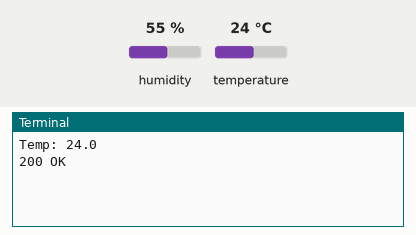
Simulated run of this program. Board: Raspberry Pi (BCM pin numbers). Shown: the last lines printed to the terminal. The inputs (shaded band) are chosen by the test bench; at power-on: temperature 24 °C, humidity 55 %. Web requests get an empty 200 reply after 0.4 s.

Above: at 1.2 s.
1.3 s: temperature set to 12 °C
At 1.71 s:
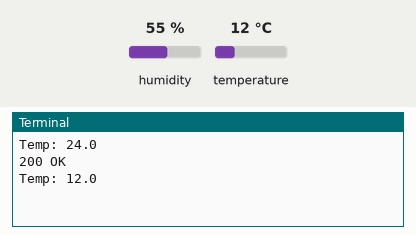
2.8 s: temperature set to 19 °C
At 3.2 s:
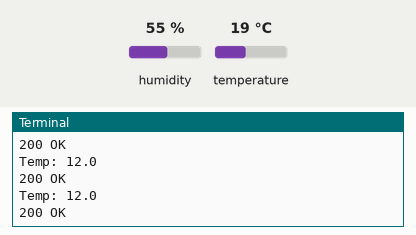
Timing chart, 0 to 5.8 s (numbered marks = the images above; inputs shaded):
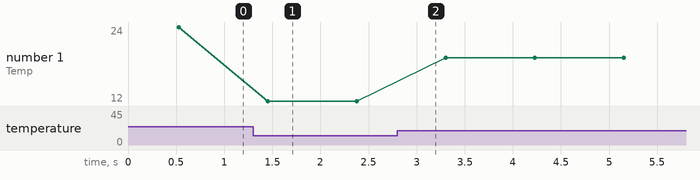

The program:

TS-SMS-TWEET.py
```python
import httplib, urllib
import time, Adafruit_DHT
sleep = 60 # how many seconds to sleep between posts to the channel
key = '0G07MA3RRN5F5SI4'  # Thingspeak channel to update
# Channel No: 336236
def thermometer():
    while True:
        h, t = Adafruit_DHT.read_retry(11,4)
	print "Temp:", t
        params = urllib.urlencode({'field1': t, 'key':key })
        headers = {"Content-typZZe": "application/x-www-form-urlencoded","Accept": "text/plain"}
        conn = httplib.HTTPConnection("api.thingspeak.com:80")
        try:
            conn.request("POST", "/update", params, headers)
            response = conn.getresponse()
            print response.status, response.reason
            data = response.read()
            conn.close()
        except:
            print "connection failed"

thermometer()
```

Measured:
- after the input at 1.3 s, the terminal: prints a new line after 0.15 s (image 1)
- plotted number 1: 24 → 12 after the input at 1.3 s, 12 → 19 after the input at 2.8 s
